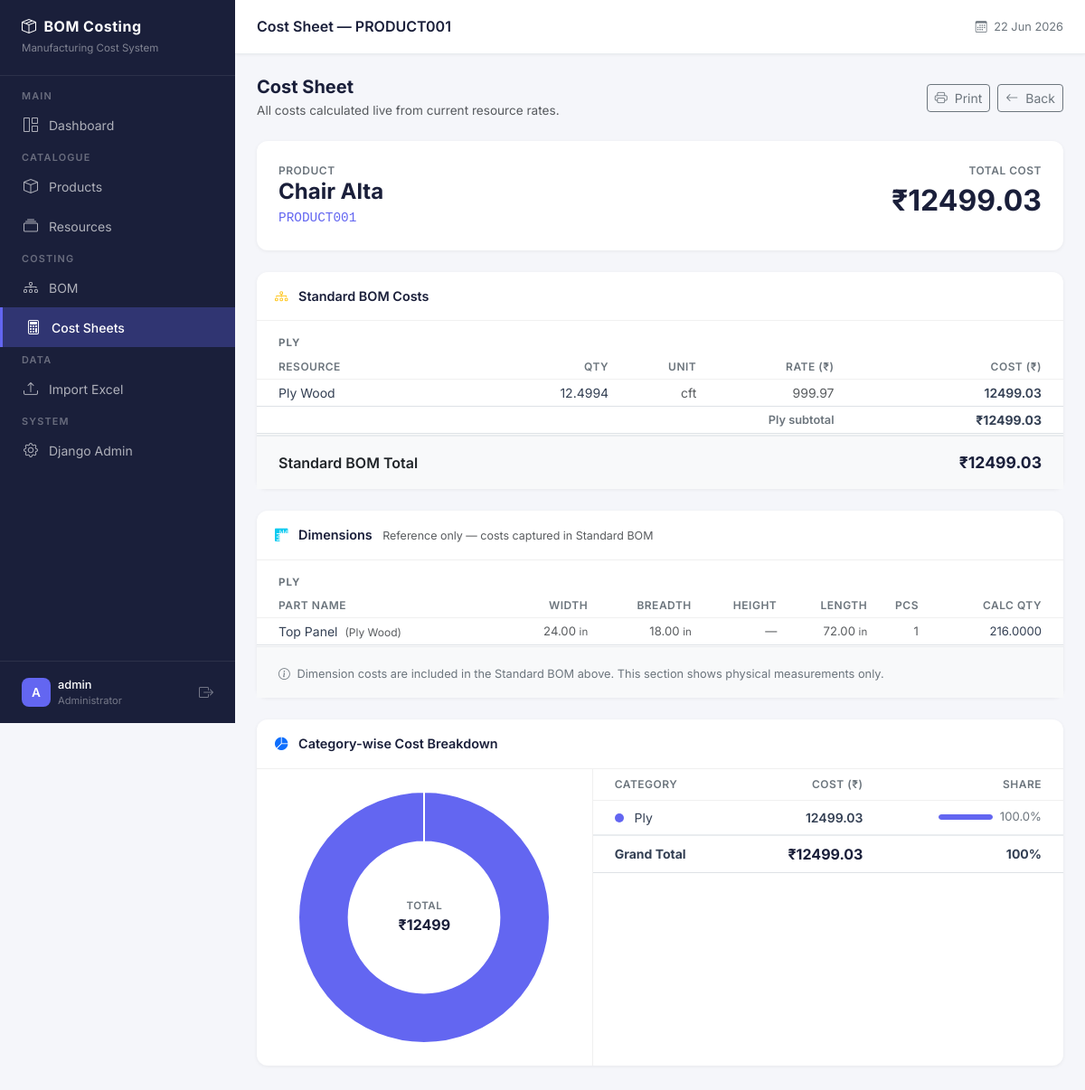
Before: /costing/1/ (signed in) with the older database file.
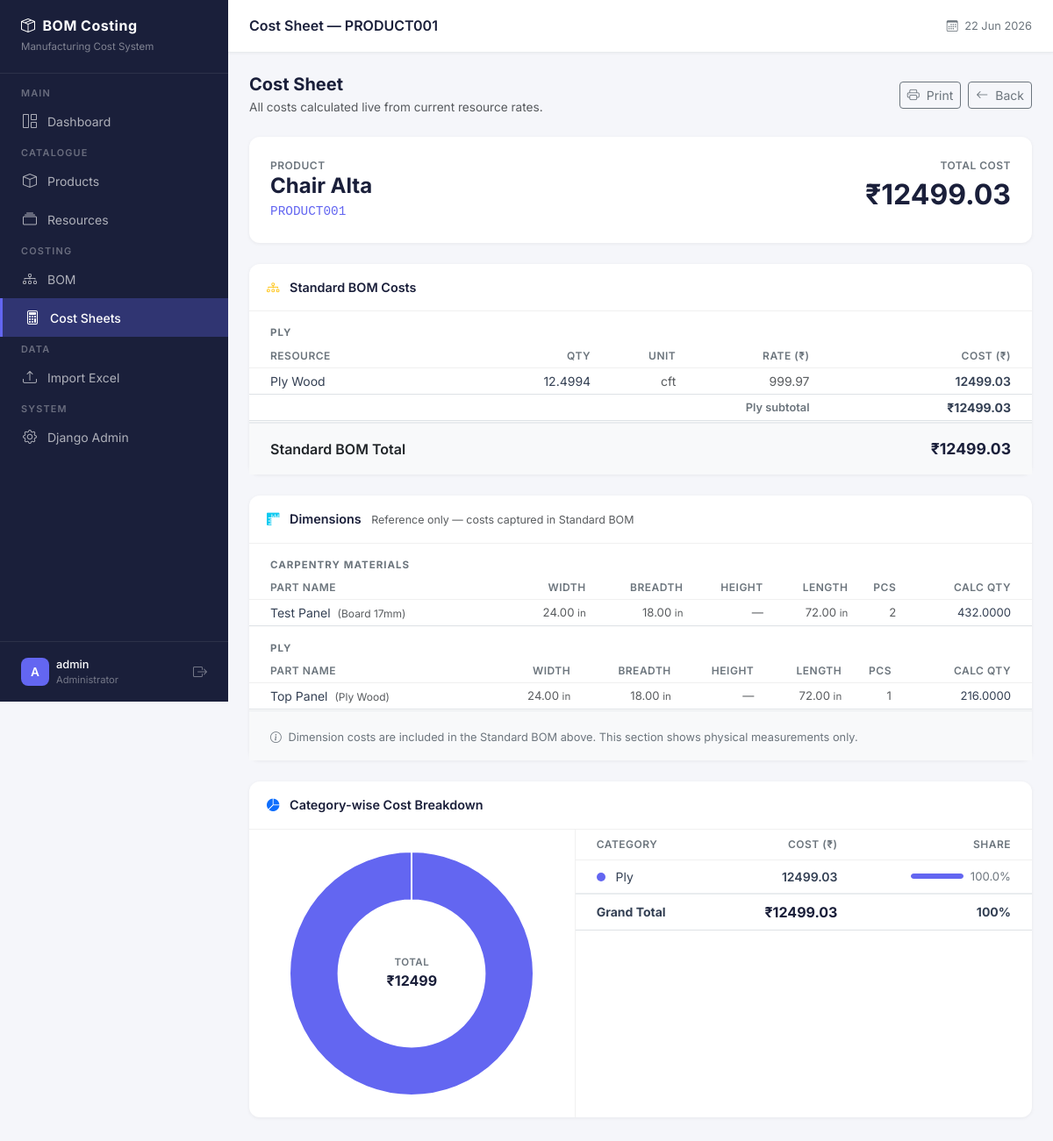
After: the same page with the newer database file.
### apps/bom/models.py (models this page shows, shortened)
class BOMItem(models.Model):
    product = models.ForeignKey(
        Product,
        on_delete=models.CASCADE,       # if product deleted, its BOM items go too
        related_name='bom_items',       # lets us do: product.bom_items.all()
        help_text="The product this BOM line belongs to."
    )
    resource = models.ForeignKey(
        Resource,
        on_delete=models.PROTECT,       # PROTECT: don't allow deleting a resource
        related_name='bom_items',       # that's still in use in a BOM
        help_text="The resource/material being consumed."
    )
    quantity = models.DecimalField(
        max_digits=12,
        decimal_places=4,
        help_text="How many units of this resource does this product need?"
    )
    created_at = models.DateTimeField(auto_now_add=True)
    updated_at = models.DateTimeField(auto_now=True)
    class Meta:
        ordering = ['resource__category', 'resource__resource_name']
        verbose_name = "BOM Item"
        verbose_name_plural = "BOM Items"
        unique_together = [['product', 'resource']]
    @property
    def rate(self):
        return self.resource.rate
    @property
    def cost(self):
        return self.quantity * self.resource.rate

class WoodPart(models.Model):
    UNIT_CHOICES = [
        ('in',   'Inches'),
        ('ft',   'Feet'),
        ('sqft', 'Square Feet'),
        ('cft',  'Cubic Feet'),
        ('mm',   'Millimeters'),
        ('cm',   'Centimeters'),
        ('m',    'Meters'),
        ('nos',  'Numbers'),
    ]
    FORMULA_CHOICES = [
        ('standard', 'Standard (W × B × L × Pcs ÷ Divisor)'),
        ('area',     'Area (W × L × Pcs ÷ Divisor)'),
        ('custom',   'Custom'),
    ]
    product  = models.ForeignKey(
        'products.Product',
        on_delete=models.CASCADE,
        related_name='wood_parts',
    )
    resource = models.ForeignKey(
        'resources.Resource',
        on_delete=models.PROTECT,
        related_name='wood_parts',
    )
    part_name = models.CharField(max_length=200)
    width   = models.DecimalField(max_digits=10, decimal_places=4, default=0)
    breadth = models.DecimalField(max_digits=10, decimal_places=4, default=0)
    height  = models.DecimalField(
        max_digits=10, decimal_places=4,
        default=0, blank=True,
        help_text="Optional. Use for 3D parts."
    )
    length  = models.DecimalField(max_digits=10, decimal_places=4, default=0)
    pieces  = models.PositiveIntegerField(default=1)
    width_unit   = models.CharField(
        max_length=10, choices=UNIT_CHOICES, default='in'
    )
    breadth_unit = models.CharField(
        max_length=10, choices=UNIT_CHOICES, default='in'
    )
    height_unit  = models.CharField(
        max_length=10, choices=UNIT_CHOICES, default='in'
    )
    length_unit  = models.CharField(
        max_length=10, choices=UNIT_CHOICES, default='in'
    )
    formula_type = models.CharField(
        max_length=20,
        choices=FORMULA_CHOICES,
        default='standard',
    )
    created_at = models.DateTimeField(auto_now_add=True)
    updated_at = models.DateTimeField(auto_now=True)
    class Meta:
        ordering = ['part_name']
    @property
    def calculated_quantity(self):
        from apps.core.models import SystemConfig
        from decimal import Decimal
        config = SystemConfig.get_config()
        divisor = Decimal(str(config.wood_divisor)) if config.wood_divisor else Decimal('1')
        w = Decimal(str(self.width))
        b = Decimal(str(self.breadth))
        h = Decimal(str(self.height)) if self.height else Decimal('1')
        l = Decimal(str(self.length))
        p = Decimal(str(self.pieces))
        if self.formula_type == 'area':
            return (w * l * p) / divisor
        else:
            effective_h = h if h > 0 else Decimal('1')
            return (w * b * effective_h * l * p) / divisor

### apps/resources/models.py (models this page shows, shortened)
class Resource(models.Model):
    resource_name = models.CharField(
        max_length=255,
        help_text="Name of the resource e.g. Teak Wood, Carpenter"
    )
    category = models.CharField(
        max_length=100,
        help_text="Category this resource belongs to."
    )
    unit = models.CharField(
        max_length=50,
        help_text="Unit of measurement e.g. cft, sqft, kg, day, nos"
    )
    rate = models.DecimalField(
        max_digits=12,
        decimal_places=2,
        help_text=(
            "Current rate per unit. "
            "Changing this instantly updates all product costs."
        )
    )
    active = models.BooleanField(
        default=True,
        help_text=(
            "Inactive resources are hidden from BOM selection "
            "but data is preserved."
        )
    )
    created_at = models.DateTimeField(auto_now_add=True)
    updated_at = models.DateTimeField(auto_now=True)
    class Meta:
        ordering = ['category', 'resource_name']
        verbose_name = "Resource"
        verbose_name_plural = "Resources"
        unique_together = [['resource_name', 'category']]

### apps/core/models.py (models this page shows, shortened)
class SystemConfig(models.Model):
    company_name = models.CharField(
        max_length=255,
        default='My Company',
        help_text="Your company name, shown in reports and headers."
    )
    wood_divisor = models.DecimalField(
        max_digits=10,
        decimal_places=2,
        default=144.00,
        help_text=(
            "Divisor used in wood quantity formula: "
            "(W × B × L × Pieces) ÷ Divisor. "
            "Common values: 144 (inches) or 1728 (cubic inches to CFT)."
        )
    )
    updated_at = models.DateTimeField(auto_now=True)
    class Meta:
        verbose_name = "System Configuration"
        verbose_name_plural = "System Configuration"
    @classmethod
    def get_config(cls):
        obj, created = cls.objects.get_or_create(pk=1)
        return obj

### apps/costing/views.py (the view)
# urls.py: path('<int:product_pk>/', views.cost_sheet, name='sheet'),
@login_required
def cost_sheet(request, product_pk):
    product = get_object_or_404(Product, pk=product_pk, is_deleted=False)
    bom_items = BOMItem.objects.filter(
        product=product
    ).select_related('resource').order_by(
        'resource__category', 'resource__resource_name'
    )
    wood_parts = WoodPart.objects.filter(
        product=product
    ).select_related('resource').order_by(
        'resource__category', 'part_name'
    )
    bom_by_category = defaultdict(list)
    for item in bom_items:
        bom_by_category[item.resource.category].append(item)
    bom_category_totals = {}
    for category, items in bom_by_category.items():
        bom_category_totals[category] = sum(item.cost for item in items)
    grand_total = sum(bom_category_totals.values())
    category_summary = []
    for category, total in sorted(
        bom_category_totals.items(),
        key=lambda x: x[1],
        reverse=True
    ):
        percentage = (float(total) / float(grand_total) * 100) if grand_total > 0 else 0
        category_summary.append({
            'category':   category,
            'total':      total,
            'percentage': round(percentage, 1),
        })
    wood_by_category = defaultdict(list)
    for part in wood_parts:
        wood_by_category[part.resource.category].append(part)
    context = {
        'page_title': f'Cost Sheet — {product.product_code}',
        'product': product,
        'bom_by_category':    dict(bom_by_category),
        'bom_category_totals': bom_category_totals,
        'wood_by_category':   dict(wood_by_category),
        'grand_total':        grand_total,
        'category_summary':   category_summary,
    }
    return render(request, 'costing/cost_sheet.html', context)

### apps/core/templatetags/custom_filters.py (called while the page is built)
@register.filter
def get_item(dictionary, key):
    return dictionary.get(key, 0)

### templates/costing/cost_sheet.html (shortened to what the changed rows need)
{% extends "base.html" %}
{% load custom_filters %}
{% block content %}
{% if bom_by_category %}
<div class="content-card mb-4">
    <div class="card-header">
        <i class="bi bi-diagram-3 me-2 text-warning"></i>
        Standard BOM Costs
    </div>
    {% for category, items in bom_by_category.items %}
    <div class="px-4 pt-3 pb-1">
        <div style="font-size:0.72rem; font-weight:700; color:#6c757d;
                    text-transform:uppercase; letter-spacing:1px;">
            {{ category }}
        </div>
    </div>
    <table class="table table-sm mb-0">
        <thead>
            <tr style="background:#fafafa;">
                <th class="ps-4">Resource</th>
                <th class="text-end">Qty</th>
                <th class="text-end">Unit</th>
                <th class="text-end">Rate (₹)</th>
                <th class="text-end pe-4">Cost (₹)</th>
            </tr>
        </thead>
        <tbody>
            {% for item in items %}
            <tr>
                <td class="ps-4">{{ item.resource.resource_name }}</td>
                <td class="text-end">
                    {{ item.quantity|floatformat:4 }}
                </td>
                <td class="text-end text-muted">
                    {{ item.resource.unit }}
                </td>
                <td class="text-end text-muted">
                    {{ item.rate|floatformat:2 }}
                </td>
                <td class="text-end pe-4 fw-semibold">
                    {{ item.cost|floatformat:2 }}
                </td>
            </tr>
            {% endfor %}
        </tbody>
        <tfoot>
            <tr style="background:#f8f9fa;">
                <td colspan="4"
                    class="ps-4 text-end fw-semibold"
                    style="font-size:0.8rem; color:#6c757d;">
                    {{ category }} subtotal
                </td>
                <td class="text-end pe-4 fw-bold">
                    ₹{{ bom_category_totals|get_item:category|floatformat:2 }}
                </td>
            </tr>
        </tfoot>
    </table>
    <hr class="my-0" style="border-color:#f0f0f0;">
    {% endfor %}
    <div class="d-flex justify-content-between align-items-center
                px-4 py-3"
         style="background:#f8f9fa; border-top:2px solid #e9ecef;">
        <span class="fw-semibold">Standard BOM Total</span>
        <span class="fw-bold"
              style="font-size:1.1rem; color:#1a1f3a;">
        </span>
    </div>
</div>
{% endif %}
{% if wood_by_category %}
<div class="content-card mb-4">
    <div class="card-header d-flex justify-content-between align-items-center">
        <span>
        </span>
    </div>
    {% for category, parts in wood_by_category.items %}
    <div class="px-4 pt-3 pb-1">
        <div style="font-size:0.72rem; font-weight:700; color:#6c757d;
                    text-transform:uppercase; letter-spacing:1px;">
            {{ category }}
        </div>
    </div>
    <table class="table table-sm mb-0">
        <thead>
            <tr style="background:#fafafa;">
                <th class="ps-4">Part Name</th>
                <th class="text-end">Width</th>
                <th class="text-end">Breadth</th>
                <th class="text-end">Height</th>
                <th class="text-end">Length</th>
                <th class="text-end">Pcs</th>
                <th class="text-end pe-4">Calc Qty</th>
            </tr>
        </thead>
        <tbody>
            {% for part in parts %}
            <tr>
                <td class="ps-4">
                    {{ part.part_name }}
                    <span class="text-muted ms-1"
                          style="font-size:0.75rem;">
                        ({{ part.resource.resource_name }})
                    </span>
                </td>
                <td class="text-end text-muted"
                    style="font-size:0.82rem;">
                    {{ part.width|floatformat:2 }}
                    <span style="font-size:0.72rem;">
                        {{ part.width_unit }}
                    </span>
                </td>
                <td class="text-end text-muted"
                    style="font-size:0.82rem;">
                    {{ part.breadth|floatformat:2 }}
                    <span style="font-size:0.72rem;">
                        {{ part.breadth_unit }}
                    </span>
                </td>
                <td class="text-end text-muted"
                    style="font-size:0.82rem;">
                    {% if part.height %}
                        {{ part.height|floatformat:2 }}
                        <span style="font-size:0.72rem;">
                            {{ part.height_unit }}
                        </span>
                    {% else %}—{% endif %}
                </td>
                <td class="text-end text-muted"
                    style="font-size:0.82rem;">
                    {{ part.length|floatformat:2 }}
                    <span style="font-size:0.72rem;">
                        {{ part.length_unit }}
                    </span>
                </td>
                <td class="text-end text-muted"
                    style="font-size:0.82rem;">
                    {{ part.pieces }}
                </td>
                <td class="text-end pe-4"
                    style="font-size:0.82rem;">
                    {{ part.calculated_quantity|floatformat:4 }}
                </td>
            </tr>
            {% endfor %}
        </tbody>
    </table>
    <hr class="my-0" style="border-color:#f0f0f0;">
    {% endfor %}
    <div class="px-4 py-3"
         style="background:#f8f9fa; border-top:1px solid #e9ecef;">
        <span style="font-size:0.8rem; color:#6c757d;">
        </span>
    </div>
</div>
{% endif %}
{% if category_summary %}
<div class="content-card mb-4">
    <div class="row g-0">
        <div class="col-12 col-md-7">
            <table class="table mb-0">
                <thead>
                    <tr>
                        <th class="ps-4">Category</th>
                        <th class="text-end">Cost (₹)</th>
                        <th class="text-end pe-4">Share</th>
                    </tr>
                </thead>
                <tbody>
                    {% for row in category_summary %}
                    <tr>
                        <td class="ps-4">
                            <span class="category-dot"
                                  data-index="{{ forloop.counter0 }}"
                                  style="display:inline-block;
                                         width:10px; height:10px;
                                         border-radius:50%;
                                         margin-right:8px;
                                         background:#e9ecef;">
                            </span>
                            {{ row.category }}
                        </td>
                        <td class="text-end fw-semibold">
                            {{ row.total|floatformat:2 }}
                        </td>
                        <td class="text-end pe-4">
                            <div class="d-flex align-items-center
                                        gap-2 justify-content-end">
                                <div style="width:60px; height:6px;
                                            background:#f0f0f0;
                                            border-radius:3px;
                                            overflow:hidden;">
                                    <div class="percentage-bar"
                                         data-index="{{ forloop.counter0 }}"
                                         style="height:100%;
                                                width:{{ row.percentage }}%;
                                                background:#6366f1;
                                                border-radius:3px;">
                                    </div>
                                </div>
                                <span style="font-size:0.82rem;
                                             color:#6c757d;
                                             min-width:38px;
                                             text-align:right;">
                                    {{ row.percentage }}%
                                </span>
                            </div>
                        </td>
                    </tr>
                    {% endfor %}
                </tbody>
            </table>
        </div>
    </div>
</div>
{% endif %}
{% endblock %}

Changed rows visible on the page:
added WoodPart: category "CARPENTRY MATERIALS", part_name "Test Panel", resource.resource_name "Board 17mm", width "24.00", width_unit "in", breadth "18.00", breadth_unit "in", length "72.00", length_unit "in", pieces "2", calculated_quantity "432.0000"
